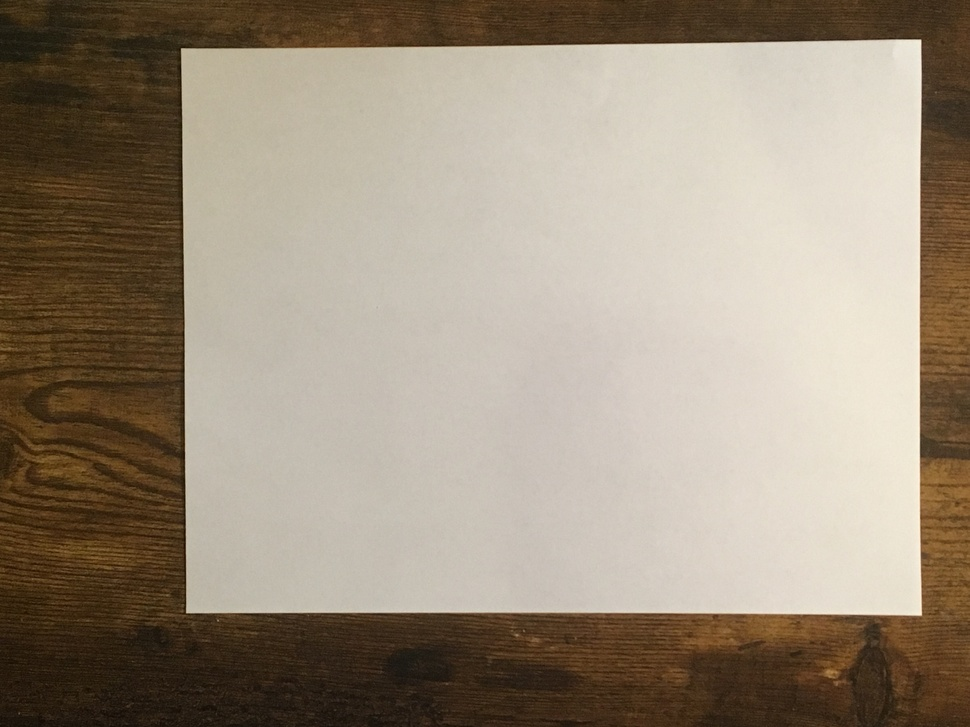
%> input picture Project 2/Background.JPG, 970 x 727 px, shrunk from 4032 x 3024 before the run
$ octave ShapeIdentification.m   (GNU Octave 9; MATLAB toolbox functions it lacks are replaced by stand-ins)
%> lines starting %> are read from the running program, lines starting %| are printed output that depends on the picture; in (x1, y1, x2, y2) boxes, pixels count from 0 and x2, y2 are one past the last pixel; in counts of white or black regions, pixels touching at a corner belong together; the program's own positions count from 1
### Project 2/RedFilter.m
function [BW,maskedRGBImage] = RedFilter(RGB)
%createMask  Threshold RGB image using auto-generated code from colorThresholder app.
%  [BW,MASKEDRGBIMAGE] = createMask(RGB) thresholds image RGB using
%  auto-generated code from the colorThresholder app. The colorspace and
%  range for each channel of the colorspace were set within the app. The
%  segmentation mask is returned in BW, and a composite of the mask and
%  original RGB images is returned in maskedRGBImage.

% Auto-generated by colorThresholder app on 12-Oct-2021
%------------------------------------------------------


% Convert RGB image to chosen color space
I = rgb2hsv(RGB);

% Define thresholds for channel 1 based on histogram settings
channel1Min = 0.000;
channel1Max = 1.000;

% Define thresholds for channel 2 based on histogram settings
channel2Min = 0.000;
channel2Max = 1.000;

% Define thresholds for channel 3 based on histogram settings
channel3Min = 0.000;
channel3Max = 1.000;

% Create mask based on chosen histogram thresholds
sliderBW = (I(:,:,1) >= channel1Min ) & (I(:,:,1) <= channel1Max) & ...
    (I(:,:,2) >= channel2Min ) & (I(:,:,2) <= channel2Max) & ...
    (I(:,:,3) >= channel3Min ) & (I(:,:,3) <= channel3Max);

% Create mask based on selected regions of interest on point cloud projection
I = double(I);
[m,n,~] = size(I);
polyBW = false([m,n]);
I = reshape(I,[m*n 3]);

% Convert HSV color space to canonical coordinates
Xcoord = I(:,2).*I(:,3).*cos(2*pi*I(:,1));
Ycoord = I(:,2).*I(:,3).*sin(2*pi*I(:,1));
I(:,1) = Xcoord;
I(:,2) = Ycoord;
clear Xcoord Ycoord

% Project 3D data into 2D projected view from current camera view point within app
J = rotateColorSpace(I);

% Apply polygons drawn on point cloud in app
polyBW = applyPolygons(J,polyBW);

% Combine both masks
BW = sliderBW & polyBW;

% Initialize output masked image based on input image.
maskedRGBImage = RGB;

% Set background pixels where BW is false to zero.
maskedRGBImage(repmat(~BW,[1 1 3])) = 0;

end

function J = rotateColorSpace(I)

% Translate the data to the mean of the current image within app
shiftVec = [0.088016 0.050879 0.587315];
I = I - shiftVec;
I = [I ones(size(I,1),1)]';

% Apply transformation matrix
tMat = [-0.823223 -0.408818 0.000000 0.674528;
    0.429274 -0.783994 0.000000 0.212160;
    0.000000 0.000000 -0.945928 9.160254;
    0.000000 0.000000 0.000000 1.000000];

J = (tMat*I)';
end

function polyBW = applyPolygons(J,polyBW)

% Define each manually generated ROI
hPoints(1).data = [0.164552 0.630971;
    0.273347 0.240349;
    0.779243 0.308809;
    0.675888 0.566539;
    0.232549 0.723593];

% Iteratively apply each ROI
for ii = 1:length(hPoints)
    if size(hPoints(ii).data,1) > 2
        in = inpolygon(J(:,1),J(:,2),hPoints(ii).data(:,1),hPoints(ii).data(:,2));
        in = reshape(in,size(polyBW));
        polyBW = polyBW | in;
    end
end

end

### Project 2/GreenFilter.m
function [BW,maskedRGBImage] = GreenFilter(RGB)
%createMask  Threshold RGB image using auto-generated code from colorThresholder app.
%  [BW,MASKEDRGBIMAGE] = createMask(RGB) thresholds image RGB using
%  auto-generated code from the colorThresholder app. The colorspace and
%  range for each channel of the colorspace were set within the app. The
%  segmentation mask is returned in BW, and a composite of the mask and
%  original RGB images is returned in maskedRGBImage.

% Auto-generated by colorThresholder app on 12-Oct-2021
%------------------------------------------------------


% Convert RGB image to chosen color space
I = rgb2hsv(RGB);

% Define thresholds for channel 1 based on histogram settings
channel1Min = 0.000;
channel1Max = 1.000;

% Define thresholds for channel 2 based on histogram settings
channel2Min = 0.000;
channel2Max = 1.000;

% Define thresholds for channel 3 based on histogram settings
channel3Min = 0.000;
channel3Max = 1.000;

% Create mask based on chosen histogram thresholds
sliderBW = (I(:,:,1) >= channel1Min ) & (I(:,:,1) <= channel1Max) & ...
    (I(:,:,2) >= channel2Min ) & (I(:,:,2) <= channel2Max) & ...
    (I(:,:,3) >= channel3Min ) & (I(:,:,3) <= channel3Max);

% Create mask based on selected regions of interest on point cloud projection
I = double(I);
[m,n,~] = size(I);
polyBW = false([m,n]);
I = reshape(I,[m*n 3]);

% Convert HSV color space to canonical coordinates
Xcoord = I(:,2).*I(:,3).*cos(2*pi*I(:,1));
Ycoord = I(:,2).*I(:,3).*sin(2*pi*I(:,1));
I(:,1) = Xcoord;
I(:,2) = Ycoord;
clear Xcoord Ycoord

% Project 3D data into 2D projected view from current camera view point within app
J = rotateColorSpace(I);

% Apply polygons drawn on point cloud in app
polyBW = applyPolygons(J,polyBW);

% Combine both masks
BW = sliderBW & polyBW;

% Initialize output masked image based on input image.
maskedRGBImage = RGB;

% Set background pixels where BW is false to zero.
maskedRGBImage(repmat(~BW,[1 1 3])) = 0;

end

function J = rotateColorSpace(I)

% Translate the data to the mean of the current image within app
shiftVec = [0.088016 0.050879 0.587315];
I = I - shiftVec;
I = [I ones(size(I,1),1)]';

% Apply transformation matrix
tMat = [-0.746650 -0.525508 0.000000 0.699277;
    0.544439 -0.701581 0.154024 0.022120;
    0.089849 -0.115782 -0.933304 9.170668;
    0.000000 0.000000 0.000000 1.000000];

J = (tMat*I)';
end

function polyBW = applyPolygons(J,polyBW)

% Define each manually generated ROI
hPoints(1).data = [1.024949 -0.065378;
    0.819113 -0.060773;
    0.664032 -0.148270;
    0.830392 -0.452209;
    1.086982 -0.433788];

% Iteratively apply each ROI
for ii = 1:length(hPoints)
    if size(hPoints(ii).data,1) > 2
        in = inpolygon(J(:,1),J(:,2),hPoints(ii).data(:,1),hPoints(ii).data(:,2));
        in = reshape(in,size(polyBW));
        polyBW = polyBW | in;
    end
end

end

### Project 2/BlueFilter.m
function [BW,maskedRGBImage] = BlueFilter(RGB)
%createMask  Threshold RGB image using auto-generated code from colorThresholder app.
%  [BW,MASKEDRGBIMAGE] = createMask(RGB) thresholds image RGB using
%  auto-generated code from the colorThresholder app. The colorspace and
%  range for each channel of the colorspace were set within the app. The
%  segmentation mask is returned in BW, and a composite of the mask and
%  original RGB images is returned in maskedRGBImage.

% Auto-generated by colorThresholder app on 12-Oct-2021
%------------------------------------------------------


% Convert RGB image to chosen color space
I = rgb2hsv(RGB);

% Define thresholds for channel 1 based on histogram settings
channel1Min = 0.000;
channel1Max = 1.000;

% Define thresholds for channel 2 based on histogram settings
channel2Min = 0.000;
channel2Max = 1.000;

% Define thresholds for channel 3 based on histogram settings
channel3Min = 0.000;
channel3Max = 1.000;

% Create mask based on chosen histogram thresholds
sliderBW = (I(:,:,1) >= channel1Min ) & (I(:,:,1) <= channel1Max) & ...
    (I(:,:,2) >= channel2Min ) & (I(:,:,2) <= channel2Max) & ...
    (I(:,:,3) >= channel3Min ) & (I(:,:,3) <= channel3Max);

% Create mask based on selected regions of interest on point cloud projection
I = double(I);
[m,n,~] = size(I);
polyBW = false([m,n]);
I = reshape(I,[m*n 3]);

% Convert HSV color space to canonical coordinates
Xcoord = I(:,2).*I(:,3).*cos(2*pi*I(:,1));
Ycoord = I(:,2).*I(:,3).*sin(2*pi*I(:,1));
I(:,1) = Xcoord;
I(:,2) = Ycoord;
clear Xcoord Ycoord

% Project 3D data into 2D projected view from current camera view point within app
J = rotateColorSpace(I);

% Apply polygons drawn on point cloud in app
polyBW = applyPolygons(J,polyBW);

% Combine both masks
BW = sliderBW & polyBW;

% Initialize output masked image based on input image.
maskedRGBImage = RGB;

% Set background pixels where BW is false to zero.
maskedRGBImage(repmat(~BW,[1 1 3])) = 0;

end

function J = rotateColorSpace(I)

% Translate the data to the mean of the current image within app
shiftVec = [0.088016 0.050879 0.587315];
I = I - shiftVec;
I = [I ones(size(I,1),1)]';

% Apply transformation matrix
tMat = [-0.189810 -0.865508 0.000000 0.591661;
    0.466294 -0.092747 0.811929 -0.627844;
    0.780074 -0.155158 -0.485336 8.584428;
    0.000000 0.000000 0.000000 1.000000];

J = (tMat*I)';
end

function polyBW = applyPolygons(J,polyBW)

% Define each manually generated ROI
hPoints(1).data = [0.697826 -0.277879;
    0.635797 -0.881569;
    0.678740 -1.214036;
    1.067613 -0.820325;
    0.991270 -0.330374];

% Iteratively apply each ROI
for ii = 1:length(hPoints)
    if size(hPoints(ii).data,1) > 2
        in = inpolygon(J(:,1),J(:,2),hPoints(ii).data(:,1),hPoints(ii).data(:,2));
        in = reshape(in,size(polyBW));
        polyBW = polyBW | in;
    end
end

end

### Project 2/YellowFilter.m
function [BW,maskedRGBImage] = YellowFilter(RGB)
%createMask  Threshold RGB image using auto-generated code from colorThresholder app.
%  [BW,MASKEDRGBIMAGE] = createMask(RGB) thresholds image RGB using
%  auto-generated code from the colorThresholder app. The colorspace and
%  range for each channel of the colorspace were set within the app. The
%  segmentation mask is returned in BW, and a composite of the mask and
%  original RGB images is returned in maskedRGBImage.

% Auto-generated by colorThresholder app on 12-Oct-2021
%------------------------------------------------------


% Convert RGB image to chosen color space
I = rgb2hsv(RGB);

% Define thresholds for channel 1 based on histogram settings
channel1Min = 0.000;
channel1Max = 1.000;

% Define thresholds for channel 2 based on histogram settings
channel2Min = 0.000;
channel2Max = 1.000;

% Define thresholds for channel 3 based on histogram settings
channel3Min = 0.000;
channel3Max = 1.000;

% Create mask based on chosen histogram thresholds
sliderBW = (I(:,:,1) >= channel1Min ) & (I(:,:,1) <= channel1Max) & ...
    (I(:,:,2) >= channel2Min ) & (I(:,:,2) <= channel2Max) & ...
    (I(:,:,3) >= channel3Min ) & (I(:,:,3) <= channel3Max);

% Create mask based on selected regions of interest on point cloud projection
I = double(I);
[m,n,~] = size(I);
polyBW = false([m,n]);
I = reshape(I,[m*n 3]);

% Convert HSV color space to canonical coordinates
Xcoord = I(:,2).*I(:,3).*cos(2*pi*I(:,1));
Ycoord = I(:,2).*I(:,3).*sin(2*pi*I(:,1));
I(:,1) = Xcoord;
I(:,2) = Ycoord;
clear Xcoord Ycoord

% Project 3D data into 2D projected view from current camera view point within app
J = rotateColorSpace(I);

% Apply polygons drawn on point cloud in app
polyBW = applyPolygons(J,polyBW);

% Combine both masks
BW = sliderBW & polyBW;

% Initialize output masked image based on input image.
maskedRGBImage = RGB;

% Set background pixels where BW is false to zero.
maskedRGBImage(repmat(~BW,[1 1 3])) = 0;

end

function J = rotateColorSpace(I)

% Translate the data to the mean of the current image within app
shiftVec = [0.088016 0.050879 0.587315];
I = I - shiftVec;
I = [I ones(size(I,1),1)]';

% Apply transformation matrix
tMat = [-0.928404 0.006028 0.000000 0.496580;
    -0.006293 -0.879085 0.101233 0.446996;
    -0.000677 -0.094623 -0.940496 9.211256;
    0.000000 0.000000 0.000000 1.000000];

J = (tMat*I)';
end

function polyBW = applyPolygons(J,polyBW)

% Define each manually generated ROI
hPoints(1).data = [0.174852 0.377537;
    0.020585 0.060012;
    0.107868 -0.107020;
    0.706667 -0.059060;
    0.487445 0.298156;
    0.294612 0.298156];

% Iteratively apply each ROI
for ii = 1:length(hPoints)
    if size(hPoints(ii).data,1) > 2
        in = inpolygon(J(:,1),J(:,2),hPoints(ii).data(:,1),hPoints(ii).data(:,2));
        in = reshape(in,size(polyBW));
        polyBW = polyBW | in;
    end
end

end

### Project 2/ShapeIdentification.m
%% ECE 4940 Senior Design I (Group 13)
% October 12, 2021
% Jackson Delk
% Project part II test

clear;
clc;
close all;

%% Load in test images

gameState.Ibackground = imread('Background.jpg');
%> gameState.Ibackground is the input picture: size 727x970x3 uint8; mean R, G, B 154.2, 141, 123.4
gameState.Iforeground = imread('Foreground.jpg');
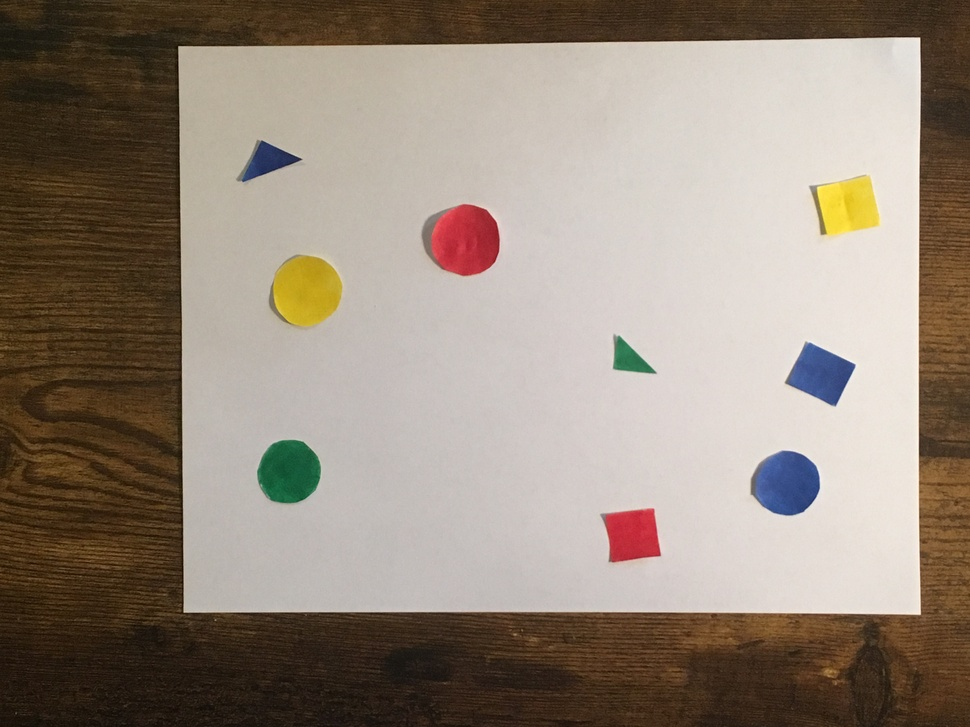
%> input picture Project 2/Foreground.JPG, 970 x 727 px, shrunk from 4032 x 3024 before the run
%> gameState.Iforeground is the input picture: size 727x970x3 uint8; mean R, G, B 148.7, 135.6, 122.4

figure();
imshow(gameState.Ibackground)

figure();
imshow(gameState.Iforeground)


%% Convert input images to black and white
gameState.IbackgroundGrayscale = rgb2gray(gameState.Ibackground);
gameState.IforegroundGrayscale = rgb2gray(gameState.Iforeground);
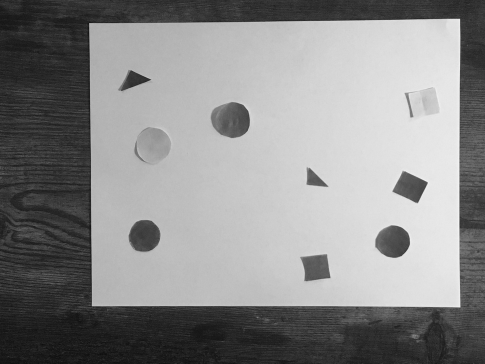
%> gameState.IforegroundGrayscale: size 727x970 uint8 (shown at 1/2 size); min 9, max 250, mean 138

figure()
imshow(gameState.IbackgroundGrayscale)

figure()
imshow(gameState.IforegroundGrayscale)

%% Perform background subtraction

gameState.stickers = {};
gameState.Idifference = imsubtract(gameState.IbackgroundGrayscale,gameState.IforegroundGrayscale);

figure();
imshow(gameState.Idifference);

gameState.IbinaryDifference = im2bw(gameState.Idifference, 0.05);
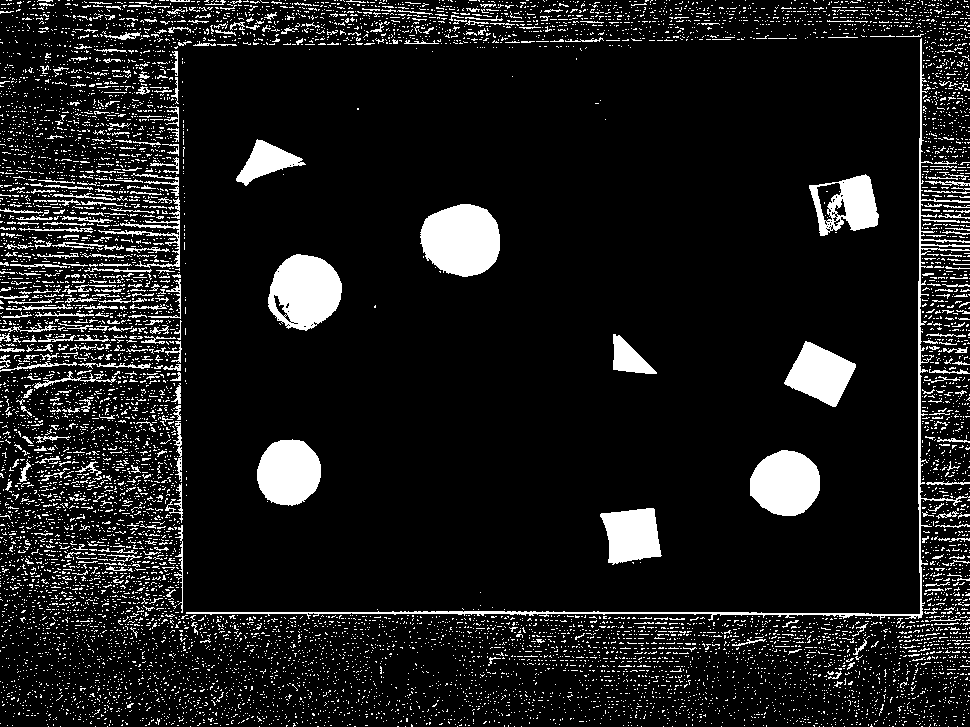
%> gameState.IbinaryDifference: size 727x970 logical; 10.8% white; 9756 white regions (9375 under 20 px), largest, box (x1, y1, x2, y2) and area: (420, 204, 500, 277) 4574, (268, 254, 342, 331) 4119, (186, 38, 970, 621) 4014

figure();
imshow(gameState.IbinaryDifference);

%% Morphological operations to remove noise from the binary image

se1 = strel('disk', 20);
gameState.IdifferenceOpened = imopen(gameState.IbinaryDifference, se1);
%> gameState.IdifferenceOpened: size 727x970 logical; 2.7% white; 6 white regions, box (x1, y1, x2, y2) and area: (421, 204, 500, 276) 4525, (750, 451, 820, 516) 3560, (274, 255, 342, 323) 3458, (257, 440, 321, 505) 3303, (791, 347, 850, 401) 2389, (607, 510, 658, 560) 2123

se2 = strel('disk', 75);
gameState.IdifferenceClosed = imdilate(gameState.IdifferenceOpened, se2);
%> gameState.IdifferenceClosed: size 727x970 logical; 26.8% white; 2 white regions, box (x1, y1, x2, y2) and area: (183, 130, 574, 579) 103559, (533, 273, 924, 634) 85083

figure();
imshow(gameState.IdifferenceOpened);

figure();
imshow(gameState.IdifferenceClosed);


gameState.IMask = repmat(gameState.IdifferenceClosed, [1, 1, 3]);
gameState.IMasked = gameState.Iforeground;
gameState.IMasked(~gameState.IMask) = 0;

figure();
imshow(gameState.IMasked);


%% Identify Red Areas
[gameState.IredBinary, gameState.Ired] = RedFilter(gameState.Iforeground);

% Remove Noise
se = strel('disk', 10);
Ired = imerode(gameState.IredBinary, se);

% Identify region locations
s = regionprops(gameState.IredBinary, 'Centroid', 'Circularity');
%> s = 2 regions; Centroid and Circularity: [466.6 241] 0.985, [633.3 535.8] 0.822
centroids = cat(1,s.Centroid);
%> centroids = [466.6 241; 633.3 535.8]
circularity = cat(1,s.Circularity);
%> circularity = [0.985; 0.822]
length = size(centroids, 1);
%> length = 2

for index = 1:length
    sticker.color = 'Red';
    sticker.centroid = centroids(index, :);
    sticker.circularity = circularity(index);
    % Determine the shape based of the circularity
    if sticker.circularity > 0.9
        sticker.shape = 'Circle';
    elseif sticker.circularity > 0.75
        sticker.shape = 'Square';
    else
        sticker.shape = 'Triangle';
    end
    gameState.stickers = [gameState.stickers, sticker];
end
%> this loop made 2 passes
%> (sticker.color, sticker.circularity, sticker.shape, gameState.stickers) on pass 1: ('Red', 0.985, 'Circle', {{centroid [466.6 241], circularity 0.985}})
%> after the loop, sticker = {centroid [633.3 535.8], circularity 0.822}

figure();
imshow(gameState.IredBinary);
title('Red Regions');

%% Identify Green Areas
[gameState.IgreenBinary, gameState.Igreen] = GreenFilter(gameState.Iforeground);
%> after the loop in applyPolygons, `for ii = 1:length(hPoints)`:
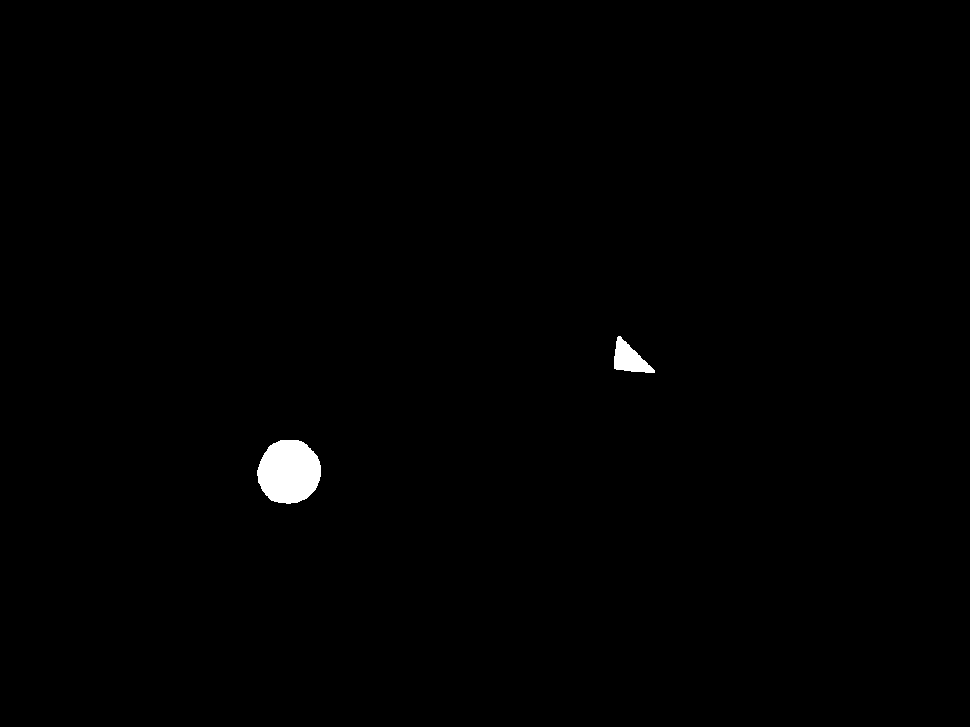
%> in: size 727x970 logical; 0.57% white; 2 white regions, box (x1, y1, x2, y2) and area: (257, 440, 321, 504) 3218, (614, 336, 655, 373) 810

% Remove Noise
se = strel('disk', 10);
gameState.IgreenBinary = imerode(gameState.IgreenBinary, se);

% Identify region locations
s = regionprops(gameState.IgreenBinary, 'Centroid', 'Circularity');
%> s = 2 regions; Centroid and Circularity: [289.7 472.4] 0.99, [627.3 359.5] 0.611
centroids = cat(1,s.Centroid);
%> centroids = [289.7 472.4; 627.3 359.5]
circularity = cat(1,s.Circularity);
%> circularity = [0.99; 0.611]
length = size(centroids, 1);

for index = 1:length
    sticker.color = 'Green';
    sticker.centroid = centroids(index, :);
    sticker.circularity = circularity(index);
    % Determine the shape based of the circularity
    if sticker.circularity > 0.9
        sticker.shape = 'Circle';
    elseif sticker.circularity > 0.75
        sticker.shape = 'Square';
    else
        sticker.shape = 'Triangle';
    end
    gameState.stickers = [gameState.stickers, sticker];
end
%> this loop made 2 passes
%> (sticker.color, sticker.centroid, sticker.circularity, sticker.shape) on passes 1 to 2: ('Green', [289.7 472.4], 0.99, 'Circle'), ('Green', [627.3 359.5], 0.611, 'Triangle')
%> after the loop, sticker = {centroid [627.3 359.5], circularity 0.611}

figure();
imshow(gameState.IgreenBinary);
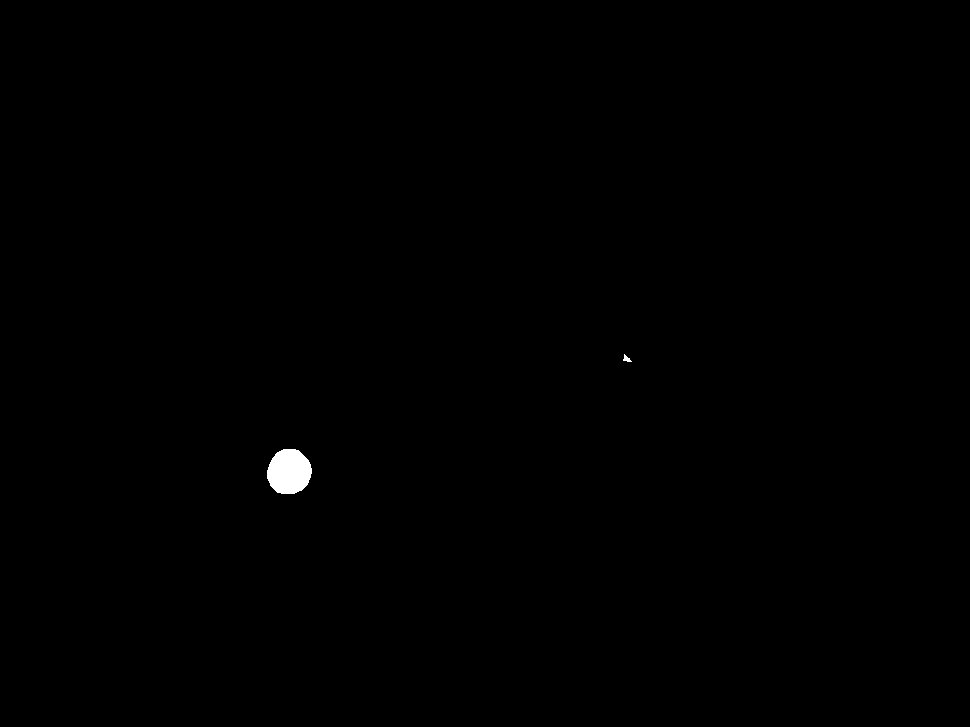
%> displayed picture: size 727x970 logical; 0.23% white; 2 white regions, box (x1, y1, x2, y2) and area: (267, 449, 312, 494) 1594, (623, 354, 632, 362) 36
title('Green Regions');

%% Identify Blue Areas
[gameState.IblueBinary, gameState.Iblue] = BlueFilter(gameState.Iforeground);
%> (the rest of the program and of its run is left out)
